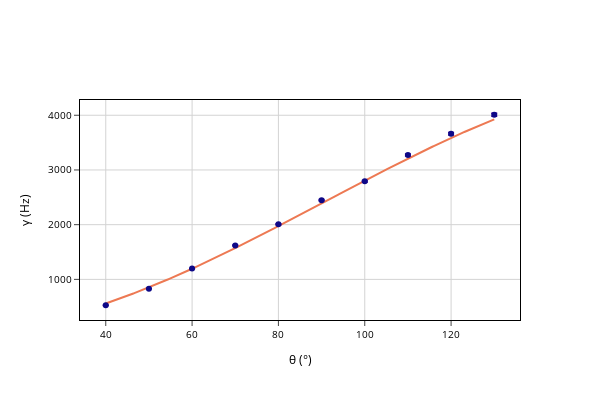

Here is the notebook cell this chart was saved with:
### Code cell
# plot fit gamma teta

fig = go.Figure()

X,Y = gammatetafit.draw()
fig.add_trace(go.Scatter(x=X, y=Y, mode='lines',line_color=px.colors.sequential.Plasma[6], showlegend=False,hoverinfo='skip'))

fig.add_trace(go.Scatter(x=TETA,y=GAMMA, mode='markers',showlegend=False,
    marker=dict(color=px.colors.sequential.Plasma[0]),
    error_y=dict( 
        type='data', 
        array=sigmaGAMMA, 
        color=px.colors.sequential.Plasma[1],
        thickness=1.5, 
        width=3, 
    )))

fig.update_layout(
    # xaxis_type="log",
    yaxis_title="γ (Hz)",
    xaxis_title="θ (°)",
    # title='g<sup>2</sup>(τ) vs t',
    # xaxis=dict(range=[np.log10(0.0001), np.log10(0.010)]),
    width=600,
    height=400,
    # title={
    #     'text': "γ = 2DQ<sup>2</sup>(θ)",
    #     'y':0.8,
    #     'x':0.5,
    #     'xanchor': 'center',
    #     'yanchor': 'top',
    #     'font':dict(size=15)
    # },
    plot_bgcolor='white',
    font=dict(
        #family="Courier New, monospace",
        size=10,
        color="Black"
    ),
        # yaxis=dict(range=[0, 0.06])
)

fig.update_xaxes(
    mirror=True,
    ticks='outside',
    showline=True,
    linecolor='black',
    gridcolor='lightgrey'
)
# fig.update_layout(font=dict(size=10))
fig.update_yaxes(
    mirror=True,
    ticks='outside',
    showline=True,
    linecolor='black',
    gridcolor='lightgrey'
)

fig.show()

### Figure 1 — Plotly figure (JSON) as saved in the notebook; plotly's stock layout.template omitted (floating-point values rounded to 4 significant figures; data arrays with more than 128 entries replaced by an {"elided": "..."} marker saying what was removed)
{"data": [{"hoverinfo": "skip", "line": {"color": "#ed7953"}, "mode": "lines", "showlegend": false, "type": "scatter", "x": {"elided": "1000 float values"}, "y": {"elided": "1000 float values"}}, {"error_y": {"array": [3.162, 2.342, 3.707, 6.085, 8.552, 12.52, 15.5, 19.24, 22.28, 28.03], "color": "#46039f", "thickness": 1.5, "type": "data", "width": 3}, "marker": {"color": "#0d0887"}, "mode": "markers", "showlegend": false, "type": "scatter", "x": [40, 50, 60, 70, 80, 90, 100, 110, 120, 130], "y": [527.1, 829.6, 1197.0, 1621.0, 2009.0, 2448.0, 2792.0, 3274.0, 3661.0, 4009.0]}], "layout": {"font": {"color": "Black", "size": 10}, "height": 400, "plot_bgcolor": "white", "width": 600, "xaxis": {"gridcolor": "lightgrey", "linecolor": "black", "mirror": true, "showline": true, "ticks": "outside", "title": {"text": "θ (°)"}}, "yaxis": {"gridcolor": "lightgrey", "linecolor": "black", "mirror": true, "showline": true, "ticks": "outside", "title": {"text": "γ (Hz)"}}}}
